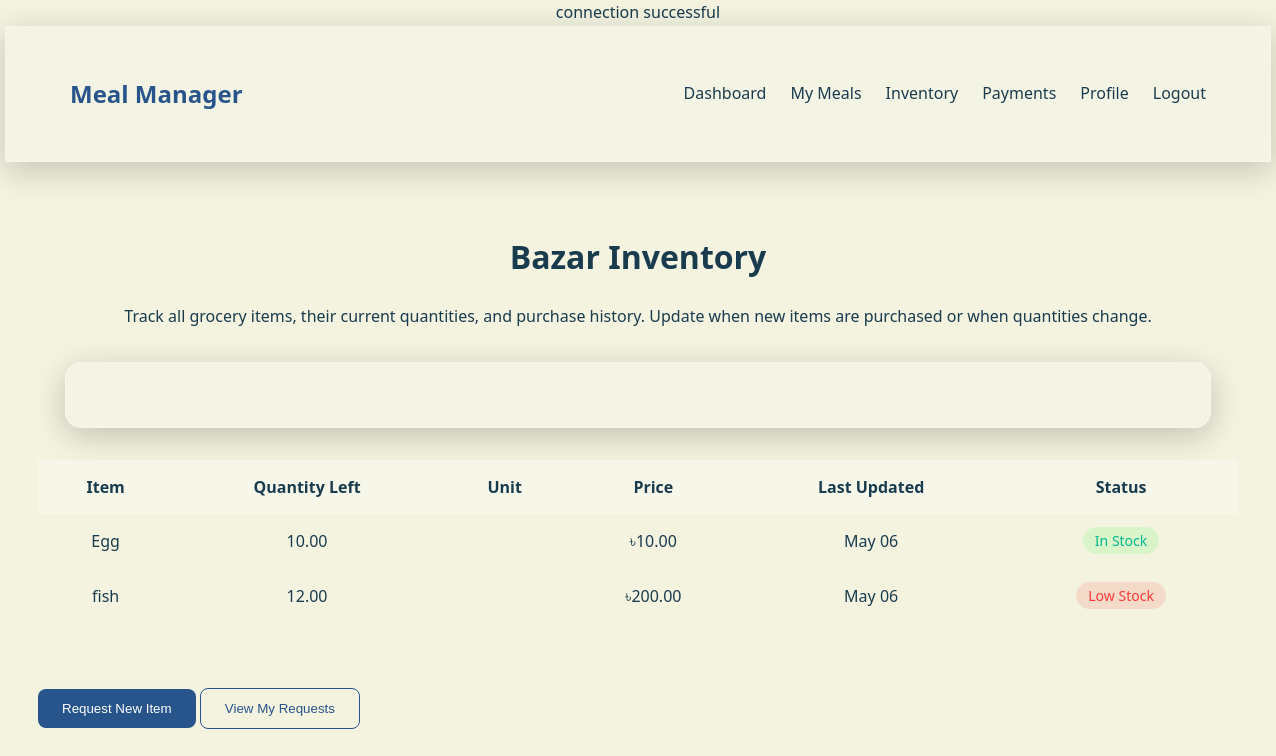
Page /inventory.php (signed in) on the committed database.
### tables this page shows
CREATE TABLE `inventory` (
  `id` int(11) NOT NULL,
  `user_id` int(11) NOT NULL,
  `item_name` varchar(255) NOT NULL,
  `quantity` decimal(10,2) NOT NULL DEFAULT 0.00,
  `unit` varchar(10) NOT NULL,
  `price` decimal(10,2) NOT NULL DEFAULT 0.00,
  `threshold` decimal(10,2) NOT NULL DEFAULT 0.00,
  `created_at` timestamp NOT NULL DEFAULT current_timestamp(),
  `updated_at` timestamp NOT NULL DEFAULT current_timestamp() ON UPDATE current_timestamp()
);

### inventory.php (the view, shortened to what this page needs)
<?php
include 'db_connect.php';
$user_id = $_SESSION['user_id'];
$inventory_query = "SELECT i.*, CONCAT(u.first_name, ' ', u.last_name) as purchased_by
                   FROM inventory i
                   LEFT JOIN users u ON i.user_id = u.id
                   WHERE i.user_id = $user_id
                   ORDER BY i.item_name";
$inventory_result = $conn->query($inventory_query);
?>
<!DOCTYPE html>
<html lang="en">
<head>
    <link rel="stylesheet" href="style.css">
</head>
<body>
    <nav class="glass-card">
        <div class="nav-container">
            <a href="index.html" class="nav-logo">Meal Manager</a>
            <div class="nav-links">
                <a href="user-dashboard.php">Dashboard</a>
                <a href="meals.html">My Meals</a>
                <a href="inventory.php" class="active">Inventory</a>
                <a href="payments.php">Payments</a>
                <a href="profile.html">Profile</a>
                <a href="logout.php">Logout</a>
            </div>
        </div>
    </nav>
    <main class="bazar-container">
        <header class="bazar-header">
            <h1>Bazar Inventory</h1>
            <p>Track all grocery items, their current quantities, and purchase history. Update when new items are purchased or when quantities change.</p>
        </header>
        <section class="glass-card"></section>
            <table class="inventory-table">
                <thead>
                    <tr>
                        <th>Item</th>
                        <th>Quantity Left</th>
                        <th>Unit</th>
                        <th>Price</th>
                        <th>Last Updated</th>
                        <th>Status</th>
                    </tr>
                </thead>
                <tbody>
                    <?php if ($inventory_result && $inventory_result->num_rows > 0): ?>
                        <?php while ($item = $inventory_result->fetch_assoc()): ?>
                            <tr>
                                <td><?php echo htmlspecialchars($item['item_name']); ?></td>
                                <td><?php echo $item['quantity']; ?></td>
                                <td><?php echo $item['unit']; ?></td>
                                <td>৳<?php echo $item['price']; ?></td>
                                <td><?php echo date('M d', strtotime($item['updated_at'])); ?></td>
                                <td>
                                    <?php if ($item['quantity'] <= $item['threshold']): ?>
                                        <span class="status-low">Low Stock</span>
                                    <?php else: ?>
                                        <span class="status-ok">In Stock</span>
                                    <?php endif; ?>
                                </td>
                            </tr>
                        <?php endwhile; ?>
                    <?php else: ?>
                        <tr><td colspan="6">No inventory items found.</td></tr>
                    <?php endif; ?>
                </tbody>
            </table>
            <div class="action-btns"></div>
                <button class="btn btn-primary" onclick="location.href='add_inventory_request.php'">Request New Item</button>
                <button class="btn btn-secondary" onclick="location.href='view_requests.php'">View My Requests</button>
    </main>
</body>
</html>

### style.css (style rules this page uses)
:root { --light-bg: #F3F3E0; --primary: #27548A; --dark-primary: #183B4E; --accent: #DDA853; --glass-bg: rgba(255, 255, 255, 0.15); --glass-border: rgba(255, 255, 255, 0.2); }
body { margin: 0; font-family: 'Segoe UI', Tahoma, Geneva, Verdana, sans-serif; background-color: var(--light-bg); color: var(--dark-primary); display: flex; flex-direction: column; align-items: center; min-height: 100vh; line-height: 1.6; }
nav.glass-card { width: 100%; border-radius: 0; margin-top: 0; position: sticky; top: 0; z-index: 100; }
.nav-container { display: flex; justify-content: space-between; align-items: center; padding: 1rem 2rem; max-width: 1200px; margin: 0 auto; }
.nav-logo { font-weight: bold; font-size: 1.5rem; text-decoration: none; color: var(--primary); }
.nav-links { display: flex; gap: 1.5rem; }
.nav-links a { text-decoration: none; color: var(--dark-primary); font-weight: 500; transition: color 0.3s; }
.glass-card { background: var(--glass-bg); border: 1px solid var(--glass-border); border-radius: 1rem; padding: 2rem; backdrop-filter: blur(10px); box-shadow: 0 8px 32px 0 rgba(0, 0, 0, 0.2); width: 90%; max-width: 1200px; margin: 1rem auto; }
.inventory-table { width: 100%; border-collapse: collapse; }
.inventory-table th { background: rgba(255, 255, 255, 0.3); text-align: left; padding: 1rem; }
.inventory-table td { padding: 0.75rem 1rem; border-bottom: 1px solid rgba(255, 255, 255, 0.1); }

### inventory.php (style rules this page uses)
.bazar-container { width: 100%; max-width: 1200px; margin: 2rem auto; padding: 0 1rem; }
.bazar-header { text-align: center; margin-bottom: 2rem; }
.inventory-table { width: 100%; border-collapse: collapse; margin-top: 2rem; }
.inventory-table th { background: rgba(255, 255, 255, 0.3); text-align: center; padding: 1rem; position: sticky; top: 0; }
.inventory-table td { padding: 1rem; border-bottom: 1px solid rgba(255, 255, 255, 0.1); text-align: center; }
.action-btns { display: flex; justify-content: center; gap: 1rem; margin-top: 2rem; padding: 1rem; }
.btn-primary, .btn-secondary { padding: 0.75rem 1.5rem; border-radius: 8px; font-weight: 500; text-align: center; transition: all 0.3s ease; cursor: pointer; min-width: 150px; border: none; text-decoration: none; }
.btn-primary { background: var(--primary); color: white; }
.btn-secondary { background: transparent; color: var(--primary); border: 1px solid var(--primary); }
.status-low, .status-ok { padding: 0.25rem 0.75rem; border-radius: 15px; font-size: 0.875rem; font-weight: 500; }
.status-low { background: rgba(255, 0, 0, 0.1); color: #ff3838; }
.status-ok { background: rgba(0, 255, 0, 0.1); color: #00b894; }

### rows in the picture
inventory: item_name "Egg", quantity "10.00", price "10.00", updated_at "May 06", threshold "In Stock"
inventory: item_name "fish", quantity "12.00", price "200.00", updated_at "May 06", threshold "Low Stock"
